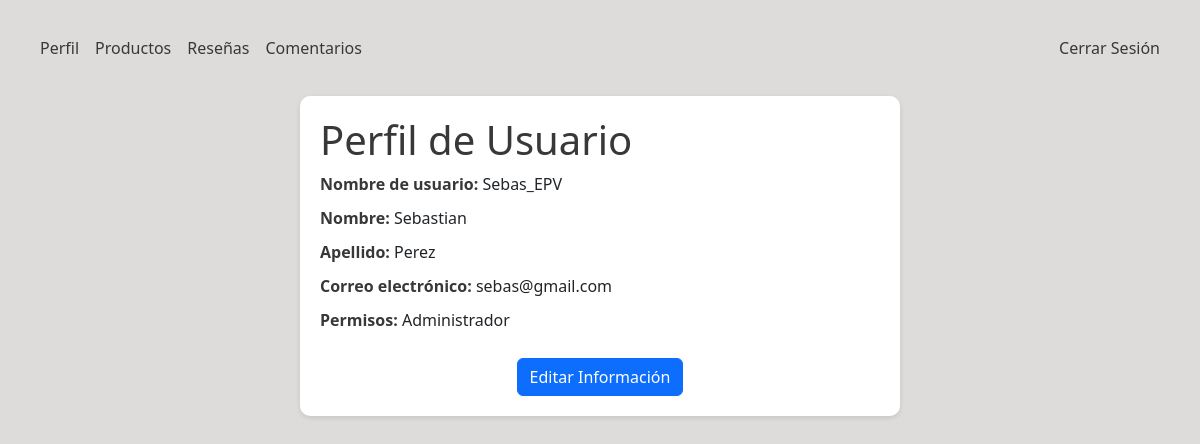
Screenshot of /app/views/admin/gestionarPerfil/verPerfil.php (signed in) with the database file from the repository.
### tables this page shows
CREATE TABLE users(
    user_id INT AUTO_INCREMENT PRIMARY KEY, 
    username VARCHAR(50) NOT NULL UNIQUE,
    first_name VARCHAR(25) NOT NULL,
    last_name VARCHAR (25) NOT NULL,
    pass VARCHAR(255) NOT NULL,
    email VARCHAR (50) NOT NULL,
    permissions BOOL NOT NULL
);

### app/views/admin/gestionarPerfil/verPerfil.php (the view, shortened to what this page needs)
<?php
$con = new Database;
$enlace = $con->getConnection();
$email = $_SESSION['email'];
$query = $enlace->prepare("SELECT * FROM users WHERE email = :email");
$query->bindParam(':email', $email, PDO::PARAM_STR);
if ($query->execute()) {
    $user = $query->fetch(PDO::FETCH_ASSOC);
} else {
    die("Error en la consulta: " . print_r($enlace->errorInfo(), true));
}
?>
<!DOCTYPE html>
<html lang="en">
<head>
    <link href="https://cdn.jsdelivr.net/npm/bootstrap@5.3.3/dist/css/bootstrap.min.css" rel="stylesheet">
</head>
<body>
    <nav class="navbar navbar-expand-lg navbar-light">
        <div class="container-fluid">
            <div class="collapse navbar-collapse" id="navbarNav">
                <ul class="navbar-nav">
                    <li class="nav-item"><a class="nav-link" href="./../gestionarPerfil/verPerfil.php">Perfil</a></li>
                    <li class="nav-item"><a class="nav-link" href="./../gestionarProductos/listasProducto.php">Productos</a></li>
                    <li class="nav-item"><a class="nav-link" href="./../gestionarReseñas/listasReseñas.php">Reseñas</a></li>
                    <li class="nav-item"><a class="nav-link" href="./../gestionarComentarios/listarComentarios.php">Comentarios</a></li>
                </ul>
                <ul class="navbar-nav ms-auto">
                    <li class="nav-item"><a class="nav-link btn btn-custom-danger" href="./../../../controllers/logout.php">Cerrar Sesión</a></li>
                </ul>
            </div>
        </div>
    </nav>
    <div class="profile-container">
        <h1>Perfil de Usuario</h1>
        <div class="profile-info">
            <span class="profile-label">Nombre de usuario:</span> <?php echo htmlspecialchars($user['username']); ?>
        </div>
        <div class="profile-info">
            <span class="profile-label">Nombre:</span> <?php echo htmlspecialchars($user['first_name']); ?>
        </div>
        <div class="profile-info">
            <span class="profile-label">Apellido:</span> <?php echo htmlspecialchars($user['last_name']); ?>
        </div>
        <div class="profile-info">
            <span class="profile-label">Correo electrónico:</span> <?php echo htmlspecialchars($user['email']); ?>
        </div>
        <div class="profile-info">
            <span class="profile-label">Permisos:</span> <?php echo $user['permissions'] ? 'Administrador' : 'Usuario'; ?>
        </div>
        <div class="text-center">
            <a href="./editarPerfil.php" class="btn btn-primary mt-3">Editar Información</a>
        </div>
    </div>
</body>
</html>

### app/views/admin/gestionarPerfil/verPerfil.php (style rules this page uses)
body { background-color: #DDDCDB; margin: 20px; }
.profile-container { max-width: 600px; margin: auto; background: #fff; padding: 20px; border-radius: 10px; box-shadow: 0 2px 5px rgba(0, 0, 0, 0.1); }
h1 { color: #383838; }
.profile-info { margin-bottom: 10px; }
.profile-label { font-weight: bold; color: #383838; }
.navbar { margin-bottom: 20px; }
.navbar-nav .nav-link { color: #383838; }

### rows the page displays
users: username "Sebas_EPV", first_name "Sebastian", last_name "Perez", email "sebas@gmail.com"
